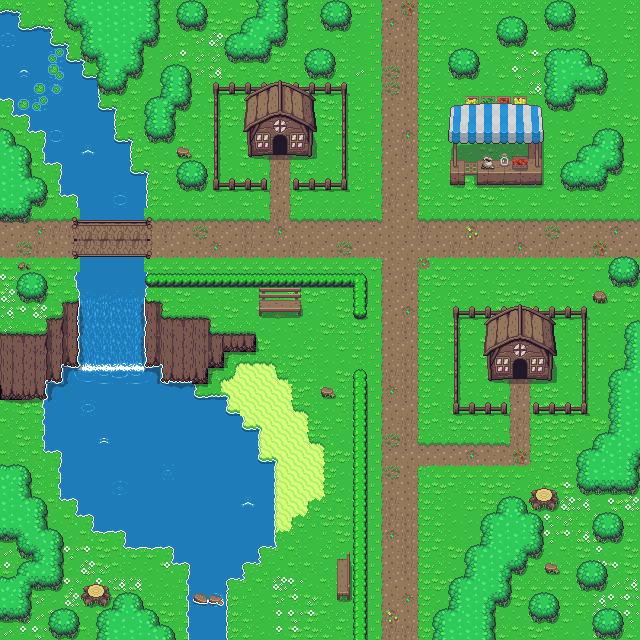

A 2D game scene composited from a Tiled map and its tileset images. What follows is a short description and the map's XML, with each tile layer's data collapsed to a summary:
An orthogonal 40x40 tile map with 16x16 px tiles, 7 tile layers (Terrain, Collideable Terrain, Roads, Terrain objects, ...).

<map version="1.2" tiledversion="1.3.4" orientation="orthogonal" renderorder="right-down" width="40" height="40" tilewidth="16" tileheight="16" infinite="0" nextlayerid="13" nextobjectid="4">
 <tileset firstgid="1" name="overworld" tilewidth="16" tileheight="16" tilecount="1440" columns="40">
  <image source="tileset/Overworld.png" width="640" height="576" />
 </tileset>
 <layer id="1" name="Terrain" width="40" height="40">
  <data>[1600 cells, 1348 non-empty, 44 distinct tile ids]</data>
 </layer>
 <layer id="6" name="Collideable Terrain" width="40" height="40">
  <data>[1600 cells, 252 non-empty, 45 distinct tile ids]</data>
 </layer>
 <layer id="2" name="Roads" width="40" height="40">
  <data>[1600 cells, 341 non-empty, 18 distinct tile ids]</data>
 </layer>
 <layer id="7" name="Terrain objects" width="40" height="40">
  <data>[1600 cells, 184 non-empty, 32 distinct tile ids]</data>
 </layer>
 <layer id="3" name="Collideable" width="40" height="40">
  <data>[1600 cells, 402 non-empty, 79 distinct tile ids]</data>
 </layer>
 <layer id="4" name="Player" width="40" height="40">
  <data>[1600 cells, 0 non-empty, 0 distinct tile ids]</data>
 </layer>
 <layer id="5" name="Foreground" width="40" height="40">
  <data>[1600 cells, 36 non-empty, 24 distinct tile ids]</data>
 </layer>
</map>
